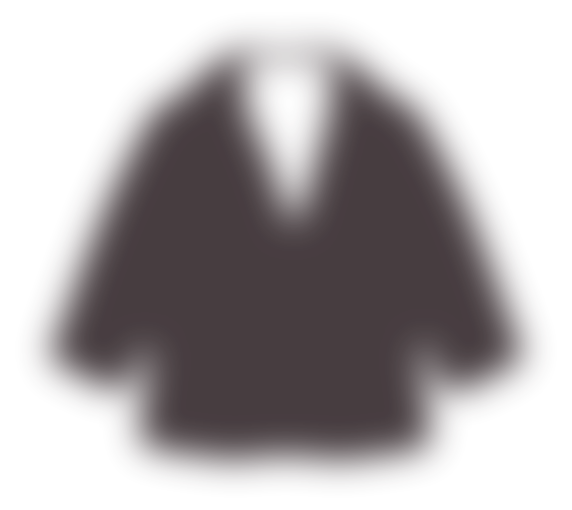
#> input picture art/persos/acc-blazer-ombre.webp, 572 x 510 px, given in place of geste-coeur.webp, which was not available
$ python widgets_images.py
#> lines starting #> are read from the running program, lines starting #| are printed output that depends on the picture
"""Les illustrations des widgets iOS : les mêmes que dans l'appli, en PNG dans le catalogue de l'extension
(ios/App/NidooWidgets/Assets.xcassets). À relancer quand une illustration change :  python3 scripts/widgets_images.py
Les personnages d'exemple (ex-1 à ex-5) ne sont pas refaits ici : ce sont les bustes de la famille de démo,
photographiés par l'appli (window.__buste, voir src/lib/widgets.tsx)."""
import json, os, shutil
from PIL import Image

RACINE = os.path.join(os.path.dirname(__file__), '..')
ART = os.path.join(RACINE, 'public', 'art')
CAT = os.path.join(RACINE, 'ios', 'App', 'NidooWidgets', 'Assets.xcassets')

# nom dans le widget : (fichier de l'appli, plus grand côté en pixels)
IMAGES = {}
for n in ['coeur', 'calin', 'courage', 'bisou', 'mot']:
    IMAGES[f'geste-{n}'] = (f'geste-{n}', 168)
for n in ['heureux', 'serein', 'motive', 'fete', 'fatigue', 'stresse', 'nostalgique', 'triste']:
    IMAGES[f'humeur-{n}'] = (f'humeur-{n}', 168)
for n in ['gateau', 'lieu', 'fete', 'agenda', 'courses', 'missions', 'etoile', 'cadeau', 'bulle']:
    IMAGES[f'picto-{n}'] = (f'picto-{n}', 150)
for n in ['maison', 'appartement', 'chalet']:
    IMAGES[f'maison-{n}'] = (f'maison-{n}', 420)
for n in ['chat', 'chien', 'lapin', 'renard', 'panda', 'koala', 'pingouin', 'hibou']:
    IMAGES[f'pet-{n}'] = (f'pet-{n}', 300)
for n in ['morpion', 'puissance4', 'memory']:
    IMAGES[f'jeu-{n}'] = (f'jeu-{n}', 150)
for n in ['panda', 'renard', 'ours', 'lapin', 'chat', 'chien', 'hibou', 'koala', 'lion', 'pingouin', 'grenouille', 'licorne']:
    IMAGES[f'animal-{n}'] = (f'avatar-{n}', 150)
IMAGES['friandises'] = ('shop-friandises', 120)
IMAGES['panda'] = ('../panda', 300)


def couleur(nom, hexa):
    d = os.path.join(CAT, f'{nom}.colorset')
    os.makedirs(d, exist_ok=True)
    r, g, b = (int(hexa[i:i + 2], 16) / 255 for i in (0, 2, 4))
    json.dump({'colors': [{'idiom': 'universal', 'color': {'color-space': 'srgb', 'components': {
        'red': f'{r:.3f}', 'green': f'{g:.3f}', 'blue': f'{b:.3f}', 'alpha': '1.000'}}}],
        'info': {'author': 'xcode', 'version': 1}}, open(os.path.join(d, 'Contents.json'), 'w'), indent=2)


def image(nom, im):
    d = os.path.join(CAT, f'{nom}.imageset')
    shutil.rmtree(d, ignore_errors=True)
    os.makedirs(d)
    im.save(os.path.join(d, f'{nom}.png'), optimize=True)
    json.dump({'images': [{'idiom': 'universal', 'filename': f'{nom}.png'}], 'info': {'author': 'xcode', 'version': 1}},
              open(os.path.join(d, 'Contents.json'), 'w'), indent=2)


# la famille d'exemple en pied, pour « Notre maison » dans la galerie : les mêmes que les bustes ex-1 à ex-5
# (dans l'appli, ce sont les proches, photographiés par src/lib/widgets.tsx, au même format : 180 × 264, les pieds en bas)
PIEDS = {'ex-1': ('f17', 1), 'ex-2': ('gf2', 1), 'ex-3': ('h02', 1), 'ex-4': ('fi2', 0.82), 'ex-5': ('gi2', 0.82)}


def pieds():
    for nom, (perso, echelle) in PIEDS.items():
        fig = Image.open(os.path.join(ART, 'persos', f'{perso}.webp')).convert('RGBA')
        W, H = 180, 264
        w = round(W * echelle)
        fig = fig.resize((w, round(w * fig.height / fig.width)), Image.LANCZOS)
        toile = Image.new('RGBA', (W, H), (0, 0, 0, 0))
        toile.alpha_composite(fig, ((W - fig.width) // 2, H - fig.height))
        image(f'pied-{nom}', toile)


def main():
    os.makedirs(CAT, exist_ok=True)
    json.dump({'info': {'author': 'xcode', 'version': 1}}, open(os.path.join(CAT, 'Contents.json'), 'w'), indent=2)
    couleur('AccentColor', '8E6FF0')
    couleur('WidgetBackground', 'F8F5FF')
    total = 0
    for nom, (src, cote) in IMAGES.items():
        im = Image.open(os.path.join(ART, f'{src}.webp')).convert('RGBA')
#> im is the input picture: PIL image 572x510 RGBA; mean R, G, B, A 38, 26, 30, 93.2
        # rogne les marges vides : l'illustration remplit son cadre dans le widget
        boite = im.getbbox()
#> boite = (15, 12, 557, 498)
        if boite:
            im = im.crop(boite)
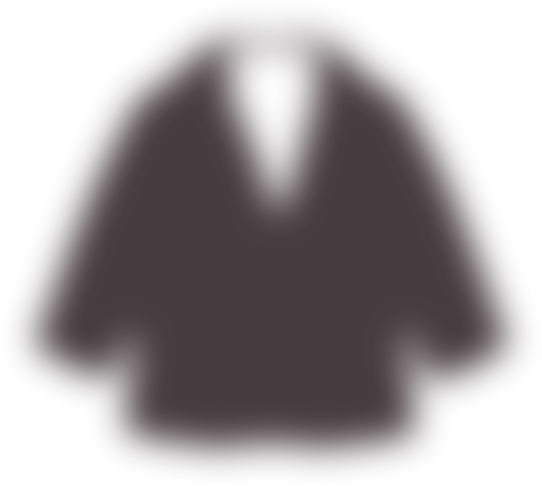
#> im: PIL image 542x486 RGBA; mean R, G, B, A 38, 26, 30, 103.2; transparent parts drawn white
        im.thumbnail((cote, cote), Image.LANCZOS)
#> im: PIL image 168x151 RGBA
        if nom == 'panda':
            im = im.convert('RGB')
        image(nom, im)
        total += os.path.getsize(os.path.join(CAT, f'{nom}.imageset', f'{nom}.png'))
#> pass 2 of the loop in main, `for nom, (src, cote) in IMAGES.items():`:
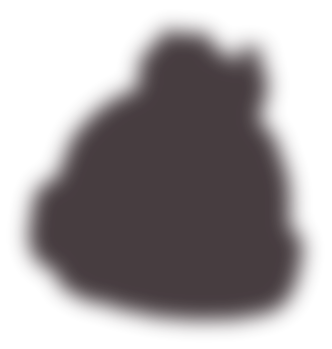
#> input picture art/persos/acc-bonnet-ombre.webp, 332 x 349 px, given in place of geste-calin.webp, which was not available
#> in main, im is the input picture: PIL image 332x349 RGBA; mean R, G, B, A 38, 26, 30, 104.7
#> boite = (6, 9, 325, 343)
#> in main, `im = im.crop(boite)`:
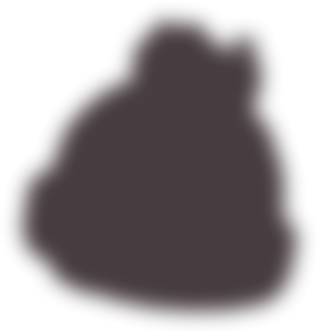
#> im: PIL image 319x334 RGBA; mean R, G, B, A 38, 26, 30, 113.9; transparent parts drawn white
    pieds()
    print(len(IMAGES), 'images,', total // 1024, 'ko')


if __name__ == '__main__':
#> (the run stopped early here; a loop or call above may not have finished)
